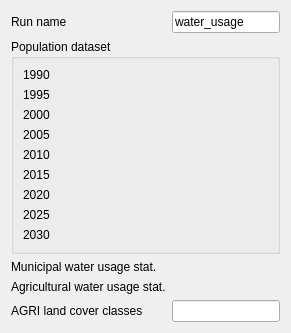
                            <widget class="QWidget" name="WATER_USAGE_">
                              <layout class="QFormLayout" name="formLayout_23">
                                <item row="0" column="0">
                                  <widget class="QLabel" name="label_116">
                                    <property name="text">
                                      <string>Run name</string>
                                    </property>
                                  </widget>
                                </item>
                                <item row="0" column="1">
                                  <widget class="QLineEdit" name="run_name_">
                                    <property name="text">
                                      <string>water_usage</string>
                                    </property>
                                  </widget>
                                </item>
                                <item row="1" column="0" colspan="2">
                                  <widget class="QGroupBox" name="GHS_POP_">
                                    <property name="title">
                                      <string>Population dataset</string>
                                    </property>
                                    <layout class="QFormLayout" name="formLayout_26">
                                      <item row="0" column="0">
                                        <widget class="QLabel" name="label_123">
                                          <property name="text">
                                            <string>1990</string>
                                          </property>
                                        </widget>
                                      </item>
                                      <item row="0" column="1">
                                        <widget class="QgsFileWidget" name="y1990_">
                                          <property name="filter">
                                            <string>Geotiff (*.tiff *.tif);; All Files (*.*)</string>
                                          </property>
                                        </widget>
                                      </item>
                                      <item row="1" column="0">
                                        <widget class="QLabel" name="label_124">
                                          <property name="text">
                                            <string>1995</string>
                                          </property>
                                        </widget>
                                      </item>
                                      <item row="1" column="1">
                                        <widget class="QgsFileWidget" name="y1995_">
                                          <property name="filter">
                                            <string>Geotiff (*.tiff *.tif);; All Files (*.*)</string>
                                          </property>
                                        </widget>
                                      </item>
                                      <item row="2" column="0">
                                        <widget class="QLabel" name="label_125">
                                          <property name="text">
                                            <string>2000</string>
                                          </property>
                                        </widget>
                                      </item>
                                      <item row="2" column="1">
                                        <widget class="QgsFileWidget" name="y2000_">
                                          <property name="filter">
                                            <string>Geotiff (*.tiff *.tif);; All Files (*.*)</string>
                                          </property>
                                        </widget>
                                      </item>
                                      <item row="3" column="0">
                                        <widget class="QLabel" name="label_126">
                                          <property name="text">
                                            <string>2005</string>
                                          </property>
                                        </widget>
                                      </item>
                                      <item row="3" column="1">
                                        <widget class="QgsFileWidget" name="y2005_">
                                          <property name="filter">
                                            <string>Geotiff (*.tiff *.tif);; All Files (*.*)</string>
                                          </property>
                                        </widget>
                                      </item>
                                      <item row="4" column="0">
                                        <widget class="QLabel" name="label_127">
                                          <property name="text">
                                            <string>2010</string>
                                          </property>
                                        </widget>
                                      </item>
                                      <item row="4" column="1">
                                        <widget class="QgsFileWidget" name="y2010_">
                                          <property name="filter">
                                            <string>Geotiff (*.tiff *.tif);; All Files (*.*)</string>
                                          </property>
                                        </widget>
                                      </item>
                                      <item row="5" column="0">
                                        <widget class="QLabel" name="label_128">
                                          <property name="text">
                                            <string>2015</string>
                                          </property>
                                        </widget>
                                      </item>
                                      <item row="5" column="1">
                                        <widget class="QgsFileWidget" name="y2015_">
                                          <property name="filter">
                                            <string>Geotiff (*.tiff *.tif);; All Files (*.*)</string>
                                          </property>
                                        </widget>
                                      </item>
                                      <item row="6" column="0">
                                        <widget class="QLabel" name="label_129">
                                          <property name="text">
                                            <string>2020</string>
                                          </property>
                                        </widget>
                                      </item>
                                      <item row="6" column="1">
                                        <widget class="QgsFileWidget" name="y2020_">
                                          <property name="filter">
                                            <string>Geotiff (*.tiff *.tif);; All Files (*.*)</string>
                                          </property>
                                        </widget>
                                      </item>
                                      <item row="7" column="0">
                                        <widget class="QLabel" name="label_78">
                                          <property name="text">
                                            <string>2025</string>
                                          </property>
                                        </widget>
                                      </item>
                                      <item row="7" column="1">
                                        <widget class="QgsFileWidget" name="y2025_" >
                                          <property name="filter">
                                            <string>Geotiff (*.tiff *.tif);; All Files (*.*)</string>
                                          </property>
                                        </widget>
                                      </item>
                                      <item row="8" column="0">
                                        <widget class="QLabel" name="label_138">
                                          <property name="text">
                                            <string>2030</string>
                                          </property>
                                        </widget>
                                      </item>
                                      <item row="8" column="1">
                                        <widget class="QgsFileWidget" name="y2030_" >
                                          <property name="filter">
                                            <string>Geotiff (*.tiff *.tif);; All Files (*.*)</string>
                                          </property>
                                        </widget>
                                      </item>
                                    </layout>
                                  </widget>
                                </item>
                                <item row="2" column="0">
                                  <widget class="QLabel" name="label_130">
                                    <property name="text">
                                      <string>Municipal water usage stat.</string>
                                    </property>
                                  </widget>
                                </item>
                                <item row="2" column="1">
                                  <widget class="QgsFileWidget" name="municipal_water_">
                                    <property name="filter">
                                      <string>CSV (*.csv);; All Files (*.*)</string>
                                    </property>
                                  </widget>
                                </item>
                                <item row="3" column="0">
                                  <widget class="QLabel" name="label_131">
                                    <property name="text">
                                      <string>Agricultural water usage stat.</string>
                                    </property>
                                  </widget>
                                </item>
                                <item row="3" column="1">
                                  <widget class="QgsFileWidget" name="agricultural_water_">
                                    <property name="filter">
                                      <string>CSV (*.csv);; All Files (*.*)</string>
                                    </property>
                                  </widget>
                                </item>
                                <item row="4" column="0">
                                  <widget class="QLabel" name="label_132">
                                    <property name="text">
                                      <string>AGRI land cover classes</string>
                                    </property>
                                  </widget>
                                </item>
                                <item row="4" column="1">
                                  <widget class="IntList" name="lc_agri_" />
                                </item>
                              </layout>
                            </widget>
